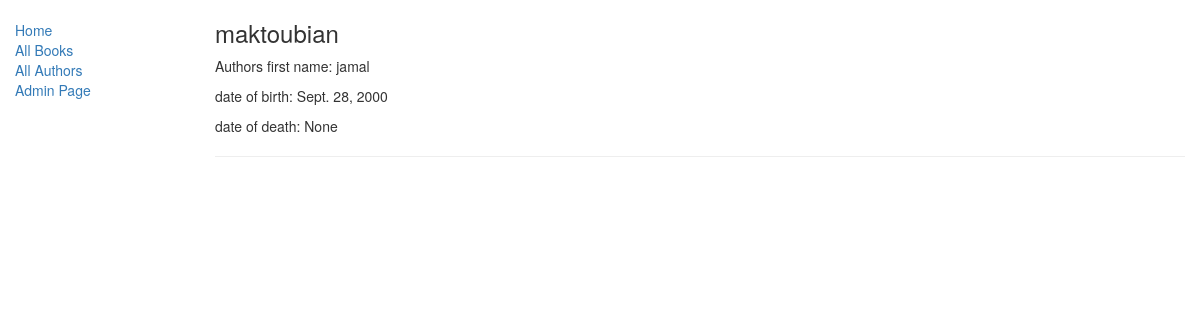
Page /catalog/authors/ on the earlier database version.
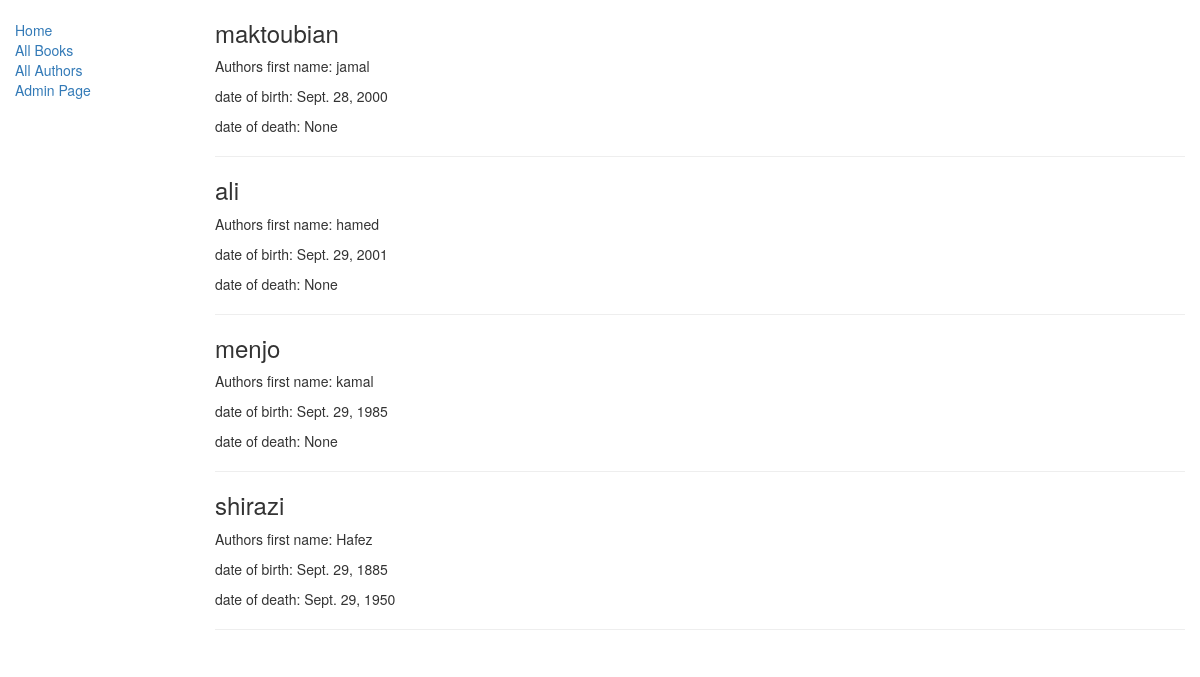
Same page on the later database version.
### catalog/models.py (models this page shows, shortened)
class Author(models.Model):
    first_name = models.CharField(max_length=100)
    last_name = models.CharField(max_length=100)
    date_of_birth = models.DateField(null=True, blank=True)
    date_of_death = models.DateField('Died', null=True, blank=True)

### catalog/views.py (the view)
class AuthorListView(generic.ListView):
    model= models.Author
    template_name= 'catalog/author_list.html'

### catalog/templates/catalog/author_list.html
{% extends "catalog/base_generic.html" %}
{% block content %}
  {% for author in author_list%}
    <h3>{{ author.last_name }}</h3>
    <p> Authors first name: {{ author.first_name }}</p>
    <p> date of birth: {{ author.date_of_birth }}</p>
    <p> date of death: {{ author.date_of_death }} </p>
    <hr>
  {% endfor %}
{% endblock %}

### catalog/templates/catalog/base_generic.html (shortened to what this page needs)
<!DOCTYPE html>
<html lang="en">
<head>
  <link rel="stylesheet" href="https://maxcdn.bootstrapcdn.com/bootstrap/3.3.7/css/bootstrap.min.css">
  {% load static %}
  <link rel="stylesheet" href="{% static 'catalog/styles.css' %}">
</head>
<body>
  <div class="container-fluid">
    <div class="row">
      <div class="col-sm-2">
      {% block sidebar %}
      <ul class="sidebar-nav">
          <li><a href="{% url 'catalog:index' %}">Home</a></li>
          <li><a href="{% url 'catalog:books' %}">All Books</a></li>
          <li><a href="{% url 'catalog:authors' %}">All Authors</a></li>
          <li><a href="/admin/">Admin Page</a></li>
      </ul>
     {% endblock %}
      </div>
      <div class="col-sm-10 ">
      {% block content %}{% endblock %}
      </div>
    </div>
  </div>
</body>
</html>

### catalog/static/catalog/styles.css (style rules this page uses)
.sidebar-nav { margin-top: 20px; padding: 0; list-style: none; }

Differences in the rows shown:
added Author: last_name "ali", first_name "hamed", date_of_birth "Sept. 29, 2001", date_of_death "None"
added Author: last_name "menjo", first_name "kamal", date_of_birth "Sept. 29, 1985", date_of_death "None"
added Author: last_name "shirazi", first_name "Hafez", date_of_birth "Sept. 29, 1885", date_of_death "Sept. 29, 1950"
